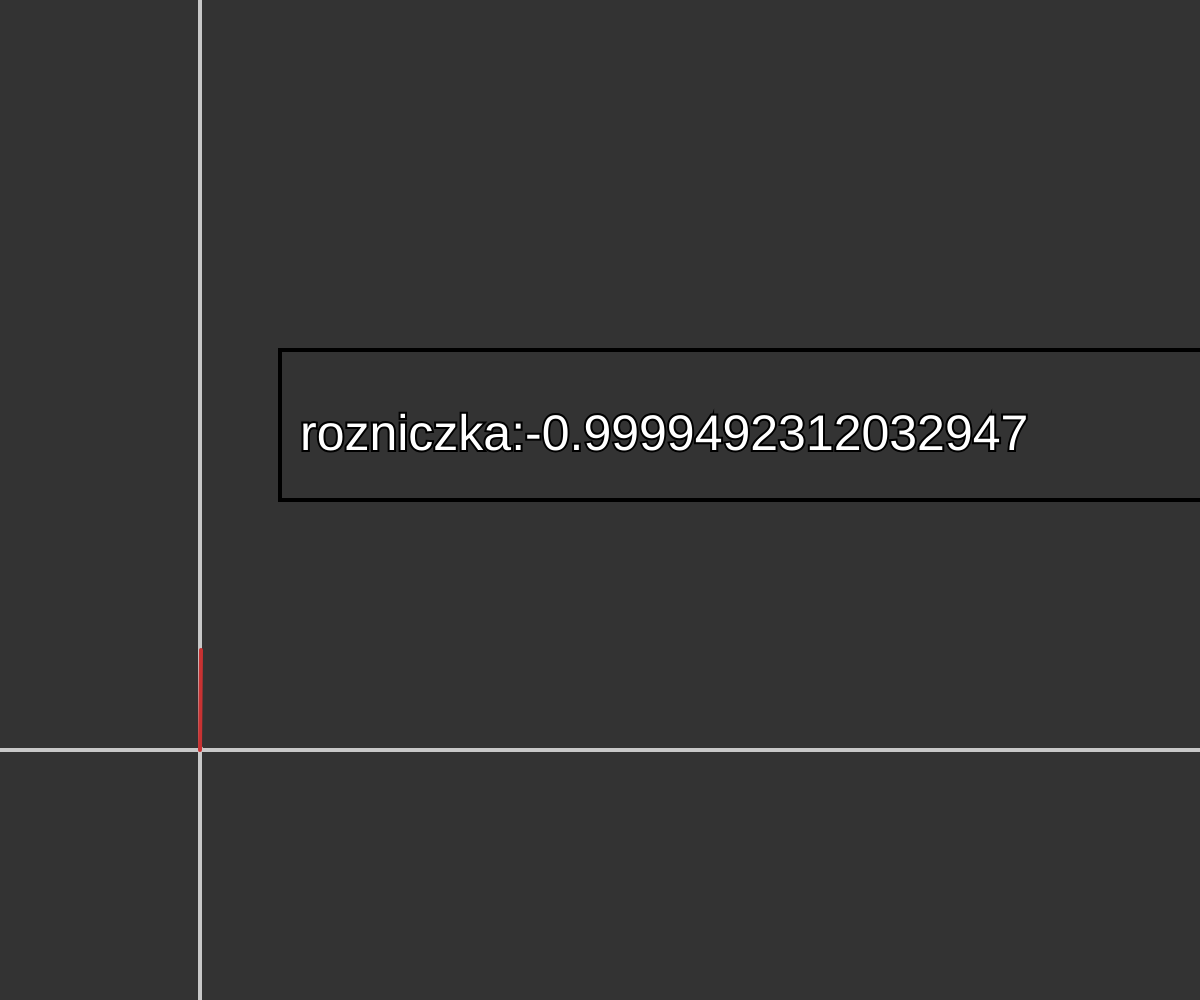
Frame 1 (no input)
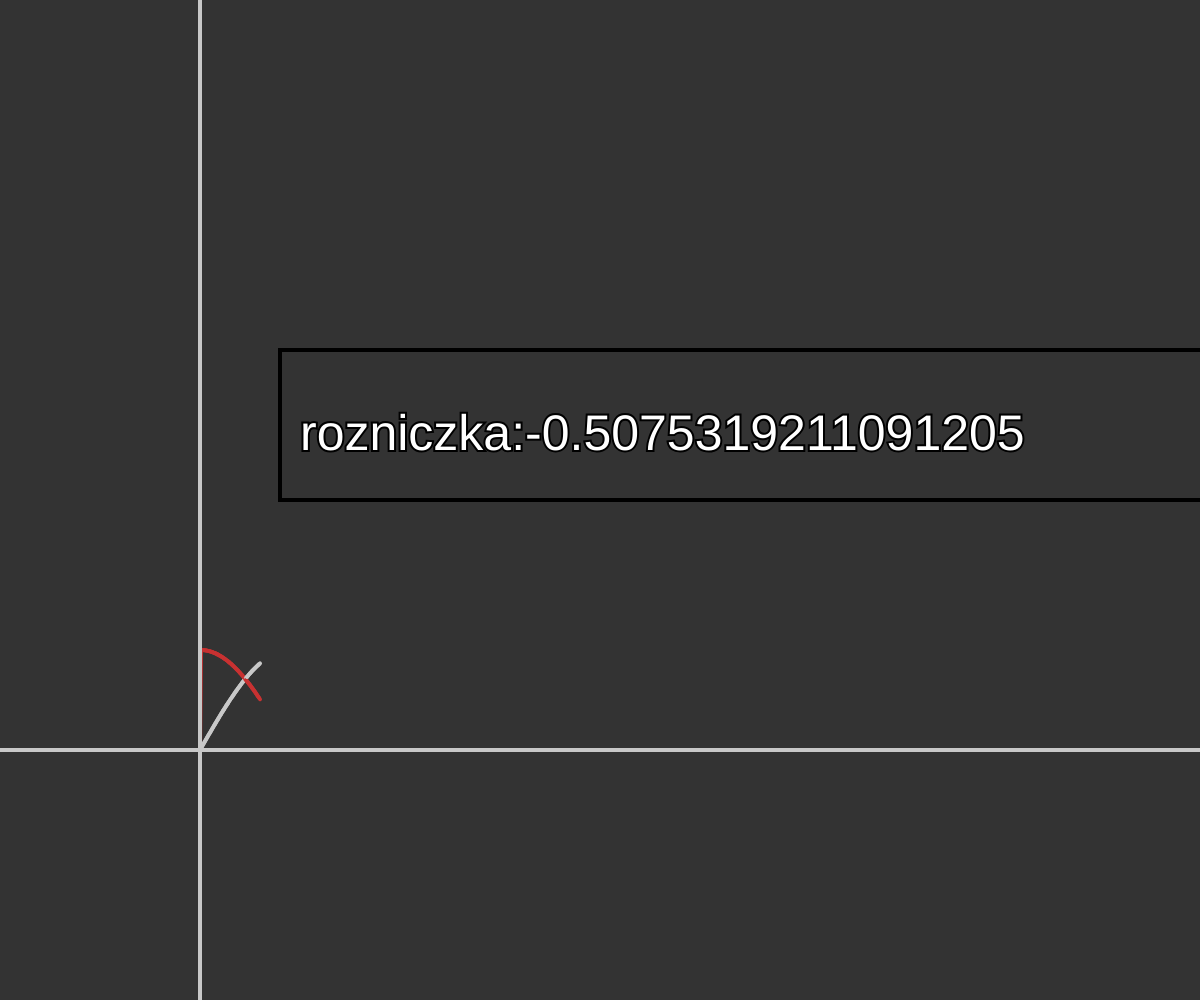
Frame 60 (no input)
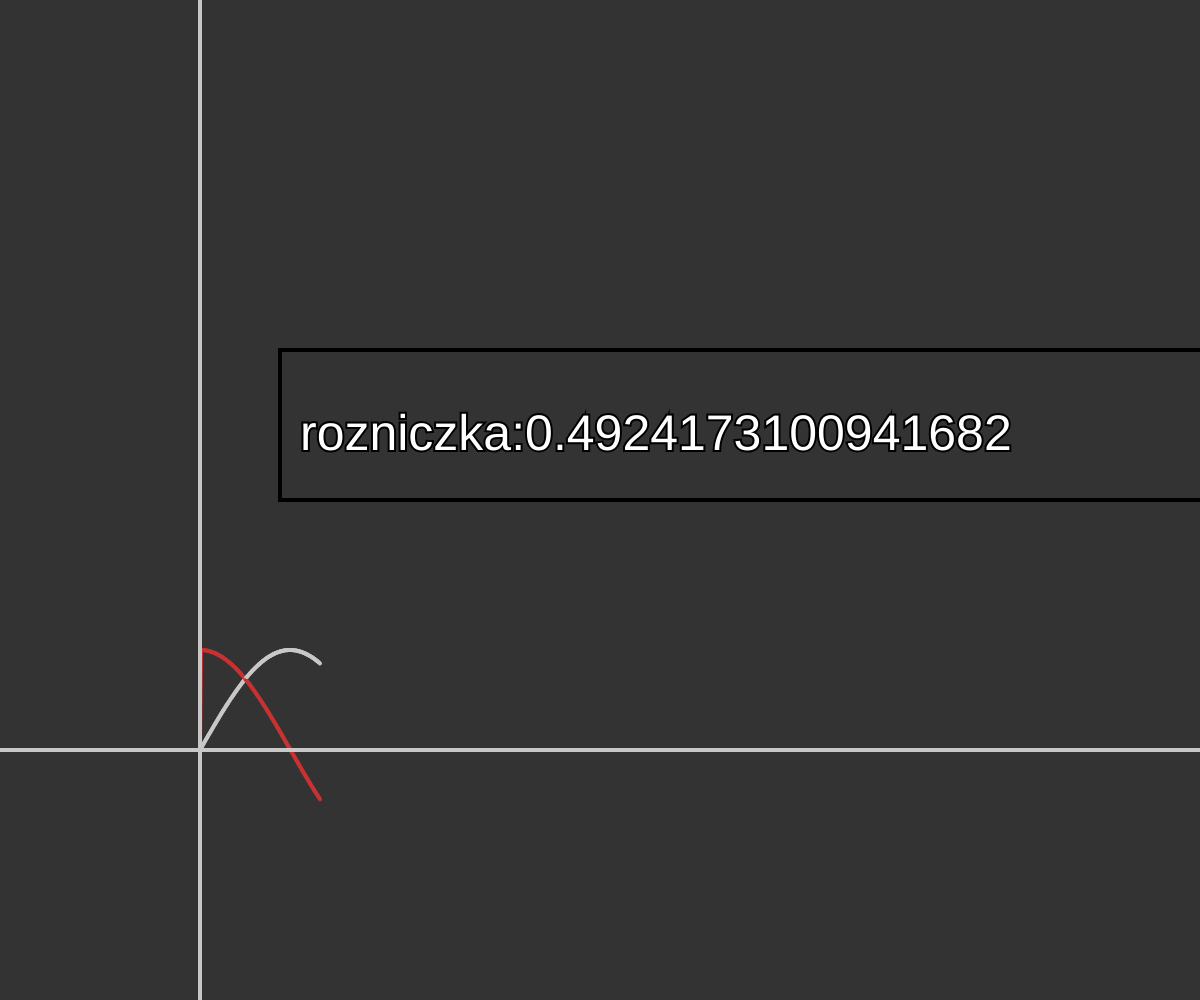
Frame 120 (the mouse pressed at the canvas centre since frame 60)

The p5.js sketch that drew these frames (run headless with seeded random() and noise() and a simulated clock; from frame 60 on, the mouse is pressed at the canvas centre):

// p5.js sketch
// ── sketch.js
var prev =[0,0]; //poprzedni punkt sin
var prevd = [0,0]; //poprzedni punkt cos
var i = 1; 
var sc = 100;
var xpos,ypos;
var d; //delta

function setup(){
	createCanvas(innerWidth,innerHeight);
	strokeWeight(4);
	background(51);
	textSize(50)
	xpos = width/6;
	ypos = 3*height/4;
}

function draw(){
	//background(51);
	stroke(200);
	line(xpos, 0, xpos, height);
	line(0, ypos, width, ypos);
	translate(xpos,ypos)
	line(prev[0],sc*prev[1],i,sc*-sin(radians(i)));
	//roznica prev i sin(x)
	stroke(200,50,50);
	d = ((-sin(radians(i)))-prev[1])/radians(1);
	line(prevd[0],sc*prevd[1],i,sc*d)
	prevd=[i,d];
	prev=[i,-sin(radians(i))];
	fill(51)
	stroke(0,0,0);
	rect(80,-400,5000,150)
	fill(255)	
	text("rozniczka:"+d, 100, -300);
	i++;
}

function windowResized() {
  resizeCanvas(windowWidth, windowHeight);
  background(51);
}
